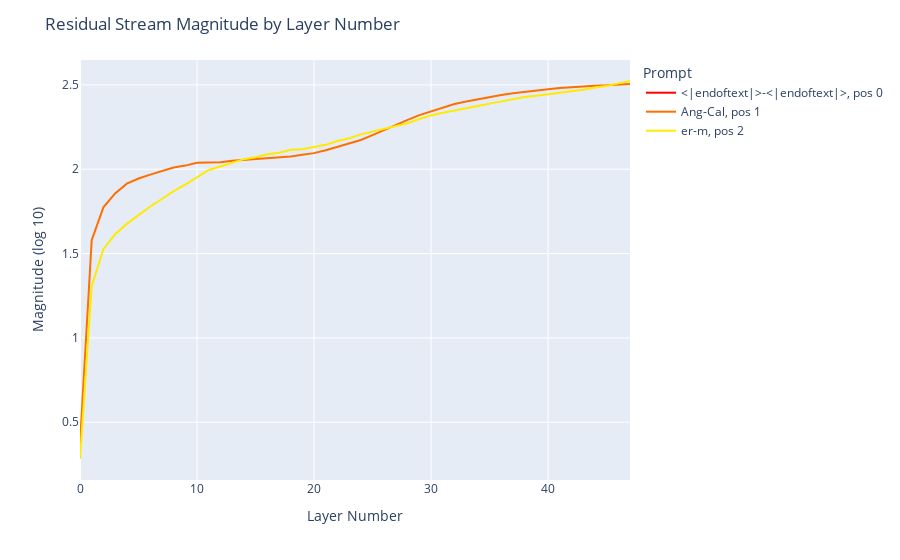

The notebook cell saved with this chart:
### Code cell
anger_calm_additions: List[RichPrompt] = [
    RichPrompt(prompt="Anger", coeff=1, act_name=0),
    RichPrompt(prompt="Calm", coeff=-1, act_name=0),
]
all_resid_pre_locations: List[int] = torch.arange(0, num_layers, 1).tolist()

steering_df: pd.DataFrame = steering_magnitudes_dataframe(
    model=model,
    act_adds=anger_calm_additions,
    locations=all_resid_pre_locations,
)

fig: go.Figure = line_plot(steering_df)
fig.show()

### Figure 1 — Plotly figure (JSON) as saved in the notebook; plotly's stock layout.template omitted (floating-point values rounded to 4 significant figures)
{"data": [{"hovertemplate": "Prompt=<|endoftext|>-<|endoftext|>, pos 0<br>Activation Location=%{x}<br>LogMagnitude=%{y}<extra></extra>", "legendgroup": "<|endoftext|>-<|endoftext|>, pos 0", "line": {"color": "rgb(255,0,0)", "dash": "solid"}, "marker": {"symbol": "circle"}, "mode": "lines", "name": "<|endoftext|>-<|endoftext|>, pos 0", "orientation": "v", "showlegend": true, "type": "scatter", "x": [0, 1, 2, 3, 4, 5, 6, 7, 8, 9, 10, 11, 12, 13, 14, 15, 16, 17, 18, 19, 20, 21, 22, 23, 24, 25, 26, 27, 28, 29, 30, 31, 32, 33, 34, 35, 36, 37, 38, 39, 40, 41, 42, 43, 44, 45, 46, 47], "xaxis": "x", "y": [null, null, null, null, null, null, null, null, null, null, null, null, null, null, null, null, null, null, null, null, null, null, null, null, null, null, null, null, null, null, null, null, null, null, null, null, null, null, null, null, null, null, null, null, null, null, null, null], "yaxis": "y"}, {"hovertemplate": "Prompt=Ang-Cal, pos 1<br>Activation Location=%{x}<br>LogMagnitude=%{y}<extra></extra>", "legendgroup": "Ang-Cal, pos 1", "line": {"color": "rgb(255,111,0)", "dash": "solid"}, "marker": {"symbol": "circle"}, "mode": "lines", "name": "Ang-Cal, pos 1", "orientation": "v", "showlegend": true, "type": "scatter", "x": [0, 1, 2, 3, 4, 5, 6, 7, 8, 9, 10, 11, 12, 13, 14, 15, 16, 17, 18, 19, 20, 21, 22, 23, 24, 25, 26, 27, 28, 29, 30, 31, 32, 33, 34, 35, 36, 37, 38, 39, 40, 41, 42, 43, 44, 45, 46, 47], "xaxis": "x", "y": [0.374, 1.579, 1.774, 1.857, 1.915, 1.945, 1.968, 1.988, 2.01, 2.021, 2.038, 2.04, 2.042, 2.05, 2.055, 2.058, 2.065, 2.068, 2.075, 2.086, 2.095, 2.113, 2.133, 2.153, 2.173, 2.202, 2.234, 2.264, 2.293, 2.321, 2.344, 2.366, 2.387, 2.401, 2.415, 2.429, 2.44, 2.451, 2.459, 2.468, 2.475, 2.481, 2.486, 2.492, 2.495, 2.498, 2.5, 2.505], "yaxis": "y"}, {"hovertemplate": "Prompt=er-m, pos 2<br>Activation Location=%{x}<br>LogMagnitude=%{y}<extra></extra>", "legendgroup": "er-m, pos 2", "line": {"color": "rgb(255,234,0)", "dash": "solid"}, "marker": {"symbol": "circle"}, "mode": "lines", "name": "er-m, pos 2", "orientation": "v", "showlegend": true, "type": "scatter", "x": [0, 1, 2, 3, 4, 5, 6, 7, 8, 9, 10, 11, 12, 13, 14, 15, 16, 17, 18, 19, 20, 21, 22, 23, 24, 25, 26, 27, 28, 29, 30, 31, 32, 33, 34, 35, 36, 37, 38, 39, 40, 41, 42, 43, 44, 45, 46, 47], "xaxis": "x", "y": [0.2821, 1.306, 1.526, 1.615, 1.676, 1.726, 1.779, 1.824, 1.871, 1.909, 1.953, 1.996, 2.016, 2.037, 2.06, 2.071, 2.089, 2.098, 2.116, 2.118, 2.131, 2.145, 2.167, 2.184, 2.207, 2.222, 2.24, 2.254, 2.273, 2.297, 2.319, 2.335, 2.349, 2.365, 2.375, 2.389, 2.403, 2.416, 2.429, 2.435, 2.444, 2.453, 2.46, 2.471, 2.484, 2.493, 2.509, 2.523], "yaxis": "y"}], "layout": {"legend": {"title": {"text": "Prompt"}, "tracegroupgap": 0}, "margin": {"t": 60}, "title": {"text": "Residual Stream Magnitude by Layer Number"}, "width": 900, "xaxis": {"anchor": "y", "domain": [0, 1], "title": {"text": "Layer Number"}}, "yaxis": {"anchor": "x", "domain": [0, 1], "title": {"text": "Magnitude (log 10)"}}}}
